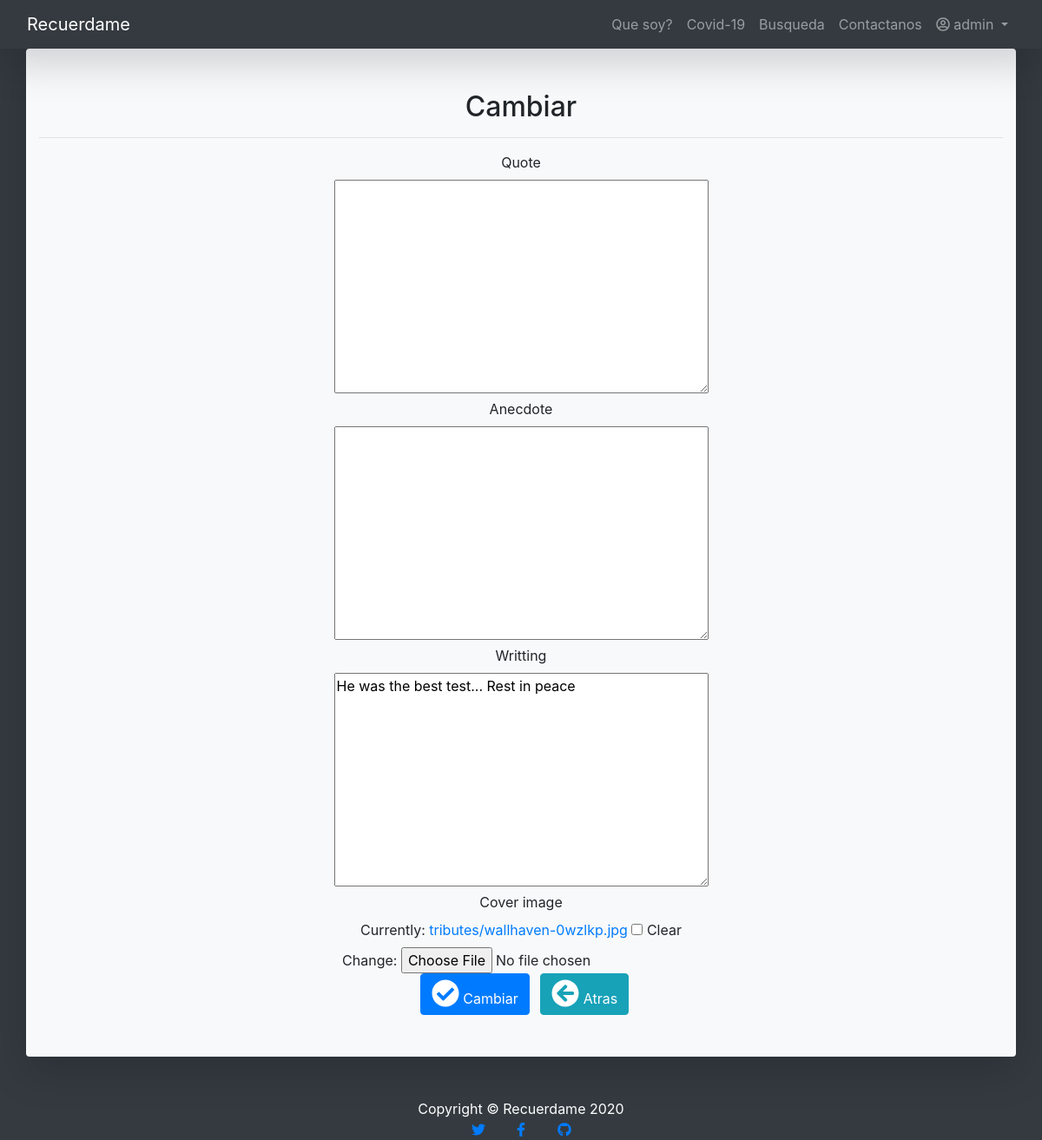
Page /tributes/39/32/update (signed in) on the committed database.
### users/models.py (models this page shows)
class CustomUser(AbstractUser):
    country = CountryField(multiple=True, blank=True)
    profile_image = models.ImageField(blank=True, default='default/profile.jpg', upload_to='users/profiles')

### tributes/models.py (models this page shows, shortened)
class Tribute(models.Model):
    memorial = models.ForeignKey(Memorial, on_delete=models.CASCADE, related_name='tributes')
    user = models.ForeignKey(get_user_model(), on_delete=models.CASCADE, related_name='tribute_user')
    quote = models.TextField(max_length=1000, null=True, blank=True)
    quote_author = models.CharField(max_length=100, null=True, blank=True)
    anecdote = models.TextField(max_length=1000, null=True, blank=True)
    writting = models.TextField(max_length=1000, null=True, blank=True)
    cover_image = models.ImageField(null=True, blank=True, upload_to='tributes/')
    creation_time = models.DateTimeField(auto_now_add=True, blank=True)
    likes_count = models.IntegerField(null=True, blank=False)
    comments_count = models.IntegerField(null=True, blank=False)

### tributes/views.py (the view, shortened to what this page needs)
# urls.py: path('<int:memorial_pk>/<int:pk>/update', TributeUpdateView.as_view(), name='tribute_update'),
class TributeUpdateView(LoginRequiredMixin, UserPassesTestMixin, UpdateView):
    model = Tribute
    template_name = 'tribute_update.html'
    fields = FIELDS
    login_url = 'login'
    success_url = reverse_lazy('tribute_lis')
    def test_func(self):
        obj = self.get_object()
        return obj.user == self.request.user

### templates/tribute_update.html (shortened to what this page needs)
{% extends 'app_base.html' %}
{% load crispy_forms_tags %}
{% block content %}
<div class=" py-5 article-entry container text-center mb-5 column position-relative bg-light rounded shadow-lg" >
		<h2>Cambiar {{object.get_full_name }}</h2>
		<hr/>
		<form enctype="multipart/form-data" method="POST">
				{{ form|crispy }}
				<button class="btn btn-primary ml-2" type="submit">
						<i class="fas fa-check-circle fa-2x"></i>
						Cambiar
				</button>
				<a class="btn btn-info ml-2 text-white"
					 href="{% url 'memorial_detail' tribute.memorial.pk %}"
					 type="button">
						<i class="fas fa-arrow-circle-left fa-2x"></i>
						Atras
				</a>
		</form>
</div>
{% endblock content %}

### templates/app_base.html (shortened to what this page needs)
<!doctype html>
{% load static %}
<html lang="en">
<head>
    <link rel="stylesheet" href="https://stackpath.bootstrapcdn.com/bootstrap/4.5.0/css/bootstrap.min.css">
</head>
<body class="bg-dark">
		{% block navbar %}
    <nav class="navbar navbar-expand-md shadow-lg navbar-dark bg-dark sticky-top" id="mainNav">
        <div class="container-fluid">
						<a class="navbar-brand " href="{% url 'home' %}">Recuerdame</a>
            <div class="collapse navbar-collapse" id="navbarResponsive">
                <ul class="navbar-nav ml-auto">
                    <li class="nav-item">
												<a class="nav-link" href="{% url 'home' %}#about">Que soy?</a>
                    </li>
                    <li class="nav-item">
												<a class="nav-link" href="{% url 'home' %}#projects">Covid-19</a>
                    </li>
                    <li class="nav-item">
												<a class="nav-link" href="{% url 'home' %}#">Busqueda</a>
                    </li>
                    <li class="nav-item">
												<a class="nav-link" href="{% url 'home' %}#">Contactanos</a>
                    </li>
										{% if user.is_authenticated %}
                    <li class="nav-item">
                        <a class="nav-link  dropdown-toggle" id="navbardrop" data-toggle="dropdown">
														<i class="far fa-user-circle fa-1x"></i>
														{{ user.username }}
                        </a>
                    </li>
										{% endif %}
                </ul>
            </div>
        </div>
    </nav>
		{% endblock navbar %}
		{% block content %}{% endblock content %}
    <footer class="footer bg-dark  text-center">
        <div class="bg-dark text-white">Copyright © Recuerdame 2020</div>
        <a class="mx-3 mt-5" href="#!">
            <i class="fab fa-twitter"></i>
        </a>
        <a class="mx-3" href="#!">
            <i class="fab fa-facebook-f"></i>
        </a>
        <a class="mx-3" href="#!">
            <i class="fab fa-github"></i>
        </a>
    </footer>
</body>
</html>

### rows in the picture
CustomUser: username "admin"
Tribute: writting "He was the best test... Rest in peace"
